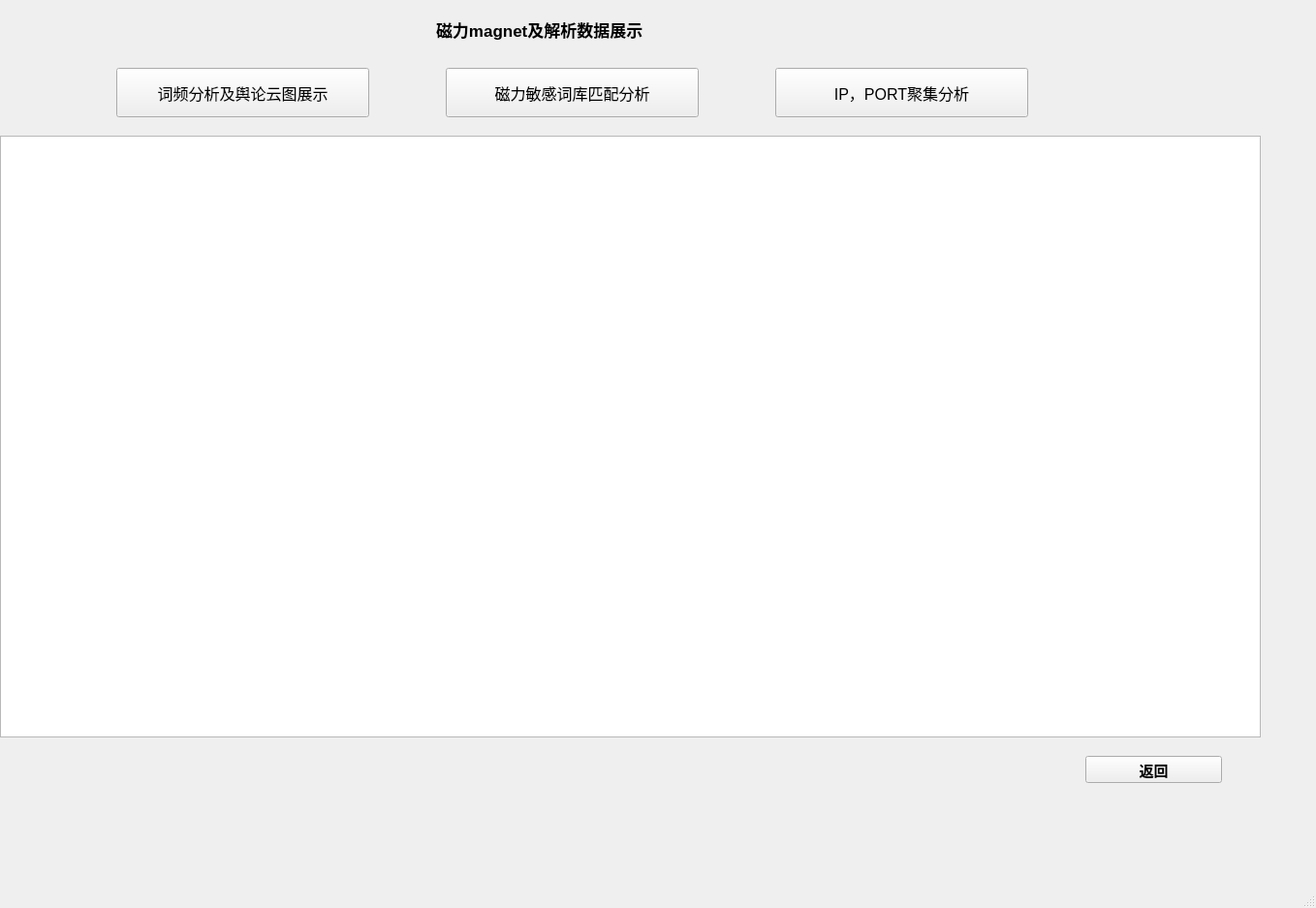
<?xml version="1.0" encoding="UTF-8"?>
<ui version="4.0">
 <class>MainWindow</class>
 <widget class="QMainWindow" name="MainWindow">
  <property name="geometry">
   <rect>
    <x>0</x>
    <y>0</y>
    <width>1358</width>
    <height>937</height>
   </rect>
  </property>
  <property name="font">
   <font>
    <weight>75</weight>
    <bold>true</bold>
   </font>
  </property>
  <property name="windowTitle">
   <string>MainWindow</string>
  </property>
  <widget class="QWidget" name="centralwidget">
   <widget class="QLabel" name="label">
    <property name="geometry">
     <rect>
      <x>450</x>
      <y>10</y>
      <width>291</width>
      <height>41</height>
     </rect>
    </property>
    <property name="font">
     <font>
      <pointsize>13</pointsize>
      <weight>75</weight>
      <bold>true</bold>
     </font>
    </property>
    <property name="text">
     <string>磁力magnet及解析数据展示</string>
    </property>
   </widget>
   <widget class="QPushButton" name="ciping">
    <property name="geometry">
     <rect>
      <x>120</x>
      <y>70</y>
      <width>261</width>
      <height>51</height>
     </rect>
    </property>
    <property name="font">
     <font>
      <pointsize>12</pointsize>
      <weight>50</weight>
      <bold>false</bold>
     </font>
    </property>
    <property name="text">
     <string>词频分析及舆论云图展示</string>
    </property>
   </widget>
   <widget class="QPushButton" name="keywords_fenxi">
    <property name="geometry">
     <rect>
      <x>460</x>
      <y>70</y>
      <width>261</width>
      <height>51</height>
     </rect>
    </property>
    <property name="font">
     <font>
      <pointsize>12</pointsize>
      <weight>50</weight>
      <bold>false</bold>
     </font>
    </property>
    <property name="text">
     <string>磁力敏感词库匹配分析</string>
    </property>
   </widget>
   <widget class="QPushButton" name="jvji_fenxi">
    <property name="geometry">
     <rect>
      <x>800</x>
      <y>70</y>
      <width>261</width>
      <height>51</height>
     </rect>
    </property>
    <property name="font">
     <font>
      <pointsize>12</pointsize>
      <weight>50</weight>
      <bold>false</bold>
     </font>
    </property>
    <property name="text">
     <string>IP，PORT聚集分析</string>
    </property>
   </widget>
   <widget class="QPushButton" name="pushButton_4">
    <property name="geometry">
     <rect>
      <x>1120</x>
      <y>780</y>
      <width>141</width>
      <height>28</height>
     </rect>
    </property>
    <property name="font">
     <font>
      <pointsize>11</pointsize>
      <weight>75</weight>
      <bold>true</bold>
     </font>
    </property>
    <property name="text">
     <string>返回</string>
    </property>
   </widget>
   <widget class="QTableView" name="tableView">
    <property name="geometry">
     <rect>
      <x>0</x>
      <y>140</y>
      <width>1301</width>
      <height>621</height>
     </rect>
    </property>
   </widget>
  </widget>
  <widget class="QMenuBar" name="menubar">
   <property name="geometry">
    <rect>
     <x>0</x>
     <y>0</y>
     <width>1358</width>
     <height>25</height>
    </rect>
   </property>
  </widget>
  <widget class="QStatusBar" name="statusbar"/>
 </widget>
 <resources/>
 <connections/>
</ui>
